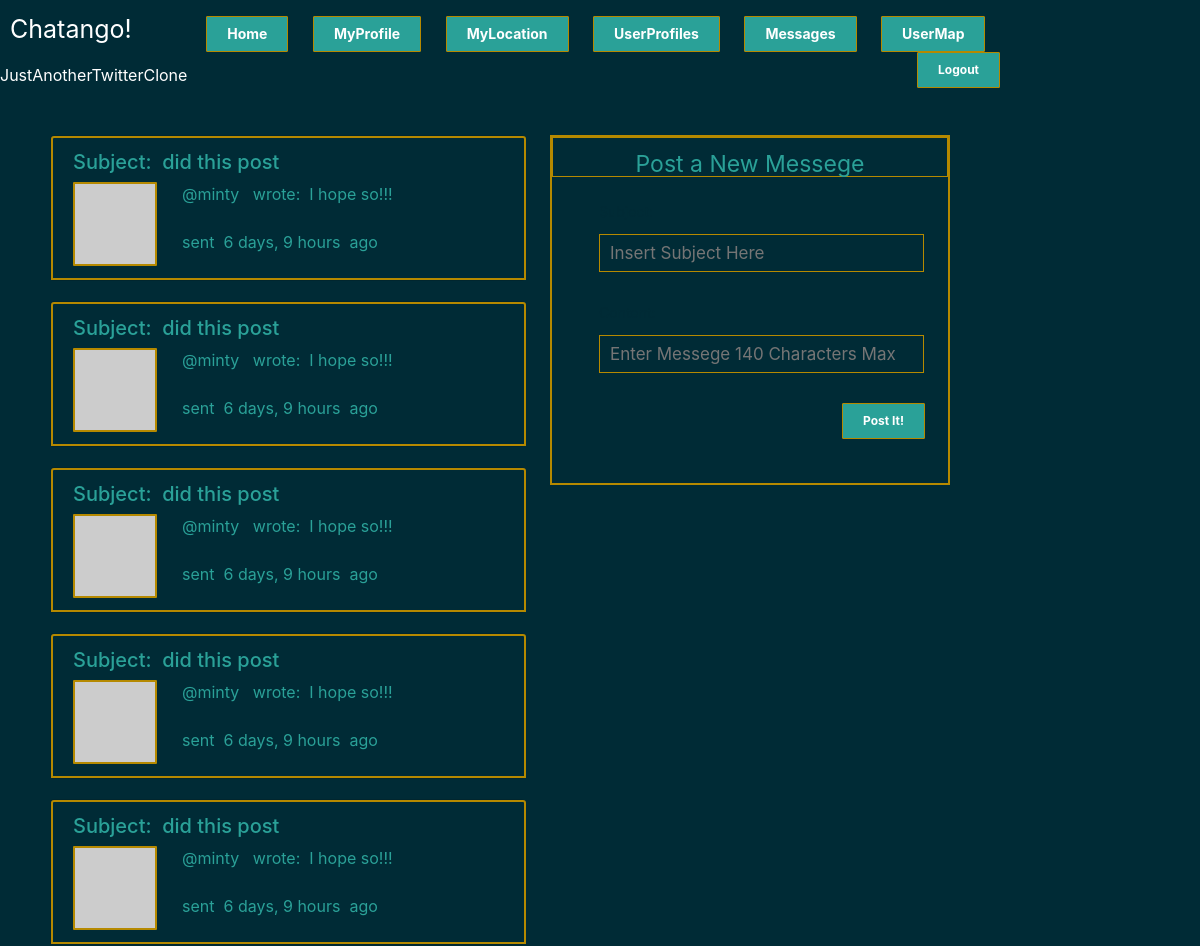
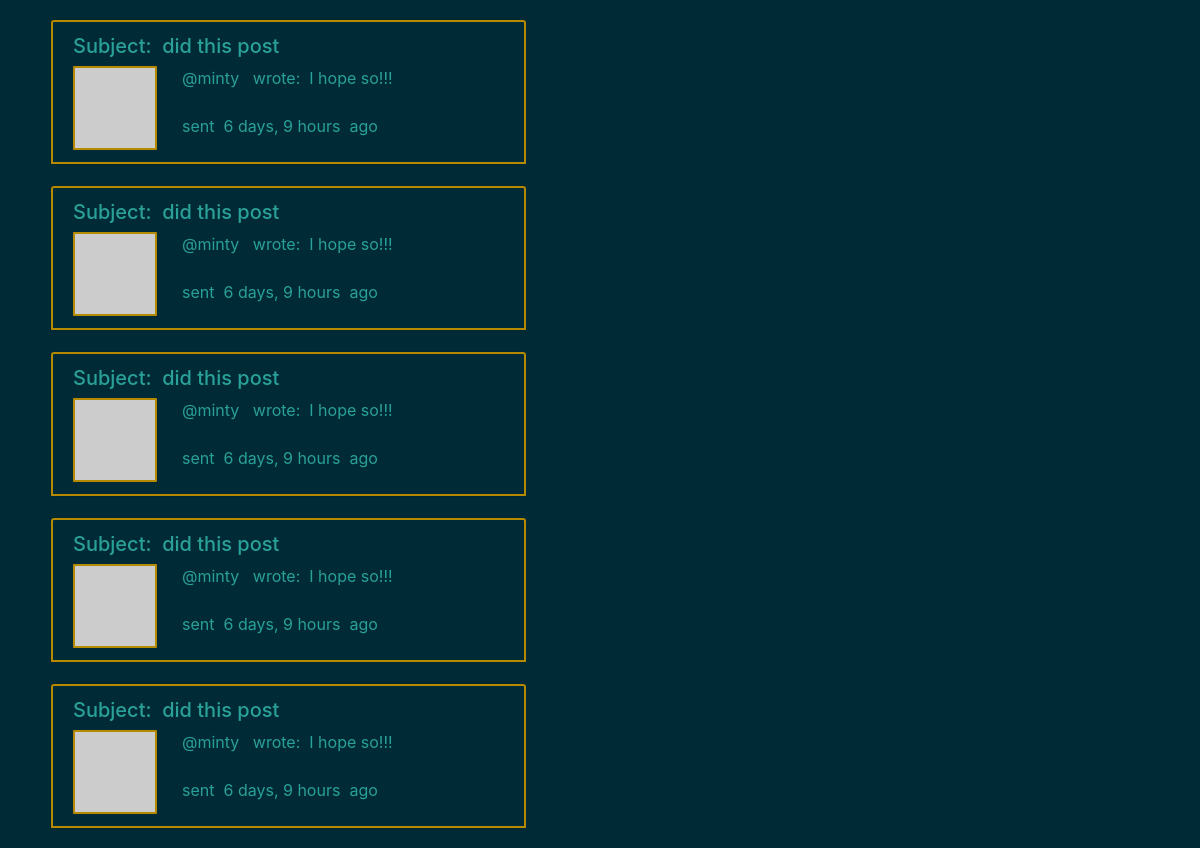
Before: /public (signed in, upper part) with the older database file (2 pictures, top to bottom).
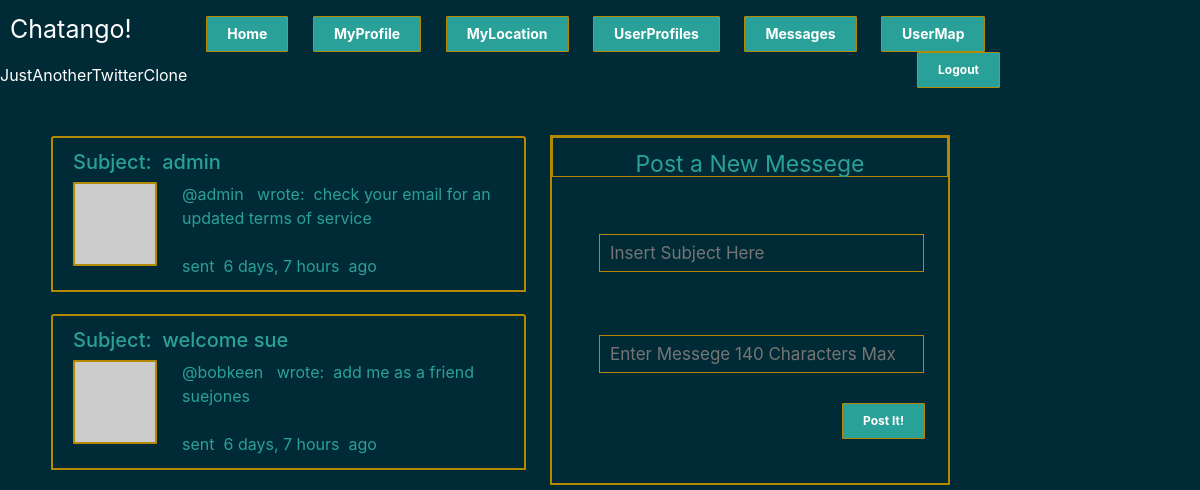
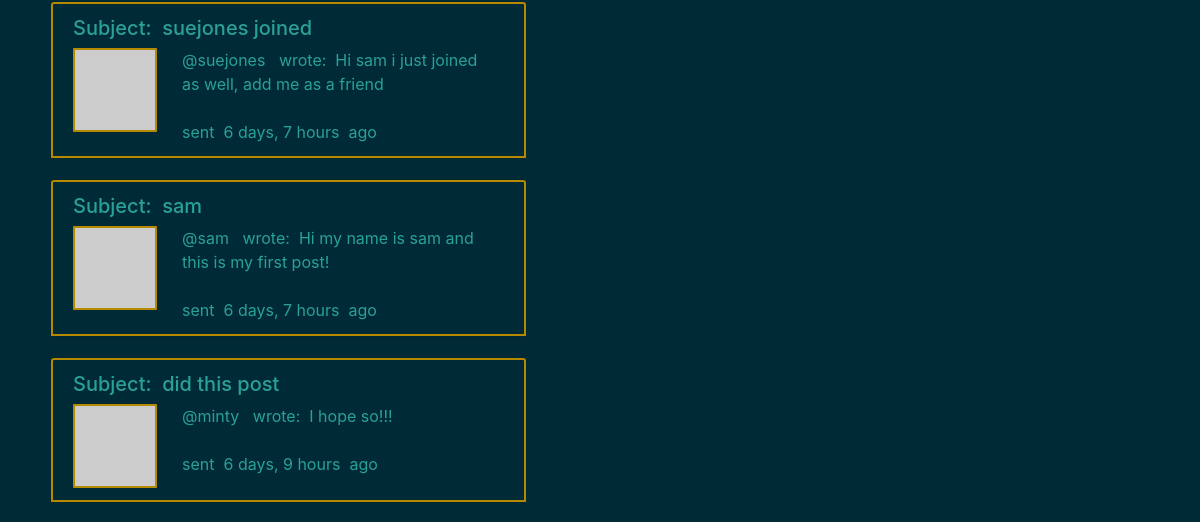
After: the same page with the newer database file (2 pictures, top to bottom).
### chats/models.py (models this page shows, shortened)
class Spam(models.Model):
    user = models.ForeignKey(User, on_delete=models.CASCADE)
    subject = models.CharField(max_length=50)
    content = models.CharField(max_length=140, verbose_name="Message")
    timestamp = models.DateTimeField(auto_now_add=True)
    class Meta:
        ordering = ['-timestamp']

### chats/views.py (the view, shortened to what this page needs)
# urls.py: url(r'^public$', 'chats.views.public'),
@login_required
def public(request, spam_form=None):
    messages = Spam.objects.order_by('-timestamp')
    spam_form = spam_form or SpamForm()
    return render(request, 'public.html',
{'spam_form':spam_form, 'next_url':'/public', 'messages':messages, 'username': request.user.username})

### chats/forms.py
class SpamForm(forms.ModelForm):
    content = forms.CharField(required=True, widget=forms.widgets.TextInput(attrs={'placeholder': 'Enter Messege 140 Characters Max ','class': 'messageText', 'size':'50'}))
    subject = forms.CharField(required=True, widget=forms.widgets.TextInput(attrs={'placeholder': 'Insert Subject Here'}))
    class Meta:
        model = Spam
        exclude = ('user','timestamp',)

### chats/templates/public.html (shortened to what this page needs)
{% extends "base.html" %}
{% block content %}
<div class="panel right">
   <h1>Post a New Messege</h1>
   <p>
   <form action="/public" method="post">
      {{ spam_form.as_p}}
      <input type="submit" id="btnPostIT" value="Post It!">
   </form>
   </p>
</div>
{% for message in messages %}
<div class="textWrapper">
   <div class="card flex-row flex-wrap">
      <div class="card-header">
         <h5>Subject: &nbsp{{ message.subject }}</h5>
         <img class="avatar" src='http://www.robohash.org/{{ message.user.username }}?size=65x65'>
         <div class="card-block px-2">
            <p class="card-text">@{{ message.user.username }} &nbsp wrote: &nbsp{{ message.content }}<br><br>
               sent &nbsp{{ message.timestamp|timesince }}&nbsp ago
            </p>
         </div>
      </div>
   </div>
</div>
{% endfor %}
{% endblock %}

Changed rows visible on the page:
removed Spam: subject "did this post", user.username "minty", content "I hope so!!!", timestamp "6 days, 9 hours"
removed Spam: subject "did this post", user.username "minty", content "I hope so!!!", timestamp "6 days, 9 hours"
removed Spam: subject "did this post", user.username "minty", content "I hope so!!!", timestamp "6 days, 9 hours"
removed Spam: subject "did this post", user.username "minty", content "I hope so!!!", timestamp "6 days, 9 hours"
removed Spam: subject "did this post", user.username "minty", content "I hope so!!!", timestamp "6 days, 9 hours"
removed Spam: subject "did this post", user.username "minty", content "I hope so!!!", timestamp "6 days, 9 hours"
removed Spam: subject "did this post", user.username "minty", content "I hope so!!!", timestamp "6 days, 9 hours"
removed Spam: subject "did this post", user.username "minty", content "I hope so!!!", timestamp "6 days, 9 hours"
removed Spam: subject "did this post", user.username "minty", content "I hope so!!!", timestamp "6 days, 9 hours"
added Spam: subject "admin", user.username "admin", content "check your email for an updated terms of service", timestamp "6 days, 7 hours"
added Spam: subject "welcome sue", user.username "bobkeen", content "add me as a friend suejones", timestamp "6 days, 7 hours"
added Spam: subject "suejones joined", user.username "suejones", content "Hi sam i just joined as well, add me as a friend", timestamp "6 days, 7 hours"
added Spam: subject "sam", user.username "sam", content "Hi my name is sam and this is my first post!", timestamp "6 days, 7 hours"
